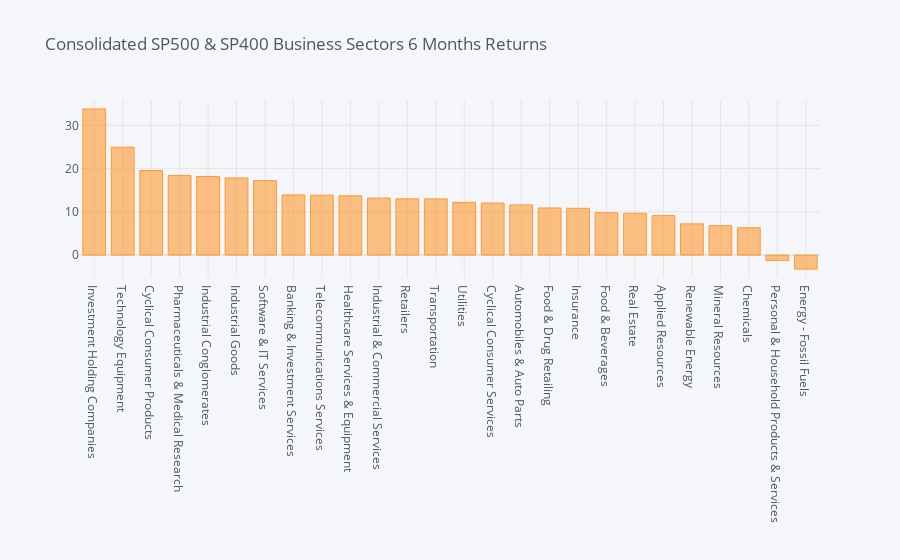

Write notebook code for a chart like this one.
### Code cell
agg_sector_6mnths.iplot(kind = 'bar', title=' Consolidated SP500 & SP400 Business Sectors 6 Months Returns')

### Figure 1 — Plotly figure (JSON) as saved in the notebook; plotly's stock layout.template omitted (floating-point values rounded to 4 significant figures)
{"data": [{"marker": {"color": "rgba(255, 153, 51, 0.6)", "line": {"color": "rgba(255, 153, 51, 1.0)", "width": 1}}, "name": "6 Month Total Return", "orientation": "v", "text": "", "type": "bar", "x": ["Investment Holding Companies", "Technology Equipment", "Cyclical Consumer Products", "Pharmaceuticals & Medical Research", "Industrial Conglomerates", "Industrial Goods", "Software & IT Services", "Banking & Investment Services", "Telecommunications Services", "Healthcare Services & Equipment", "Industrial & Commercial Services", "Retailers", "Transportation", "Utilities", "Cyclical Consumer Services", "Automobiles & Auto Parts", "Food & Drug Retailing", "Insurance", "Food & Beverages", "Real Estate", "Applied Resources", "Renewable Energy", "Mineral Resources", "Chemicals", "Personal & Household Products & Services", "Energy - Fossil Fuels"], "y": [33.81, 24.95, 19.56, 18.42, 18.19, 17.85, 17.22, 13.92, 13.84, 13.7, 13.18, 13.0, 13.0, 12.2, 12.05, 11.61, 10.89, 10.82, 9.796, 9.668, 9.129, 7.223, 6.794, 6.325, -1.221, -3.237]}], "layout": {"legend": {"bgcolor": "#F5F6F9", "font": {"color": "#4D5663"}}, "paper_bgcolor": "#F5F6F9", "plot_bgcolor": "#F5F6F9", "title": {"font": {"color": "#4D5663"}, "text": " Consolidated SP500 & SP400 Business Sectors 6 Months Returns"}, "xaxis": {"gridcolor": "#E1E5ED", "showgrid": true, "tickfont": {"color": "#4D5663"}, "title": {"font": {"color": "#4D5663"}, "text": ""}, "zerolinecolor": "#E1E5ED"}, "yaxis": {"gridcolor": "#E1E5ED", "showgrid": true, "tickfont": {"color": "#4D5663"}, "title": {"font": {"color": "#4D5663"}, "text": ""}, "zerolinecolor": "#E1E5ED"}}}
